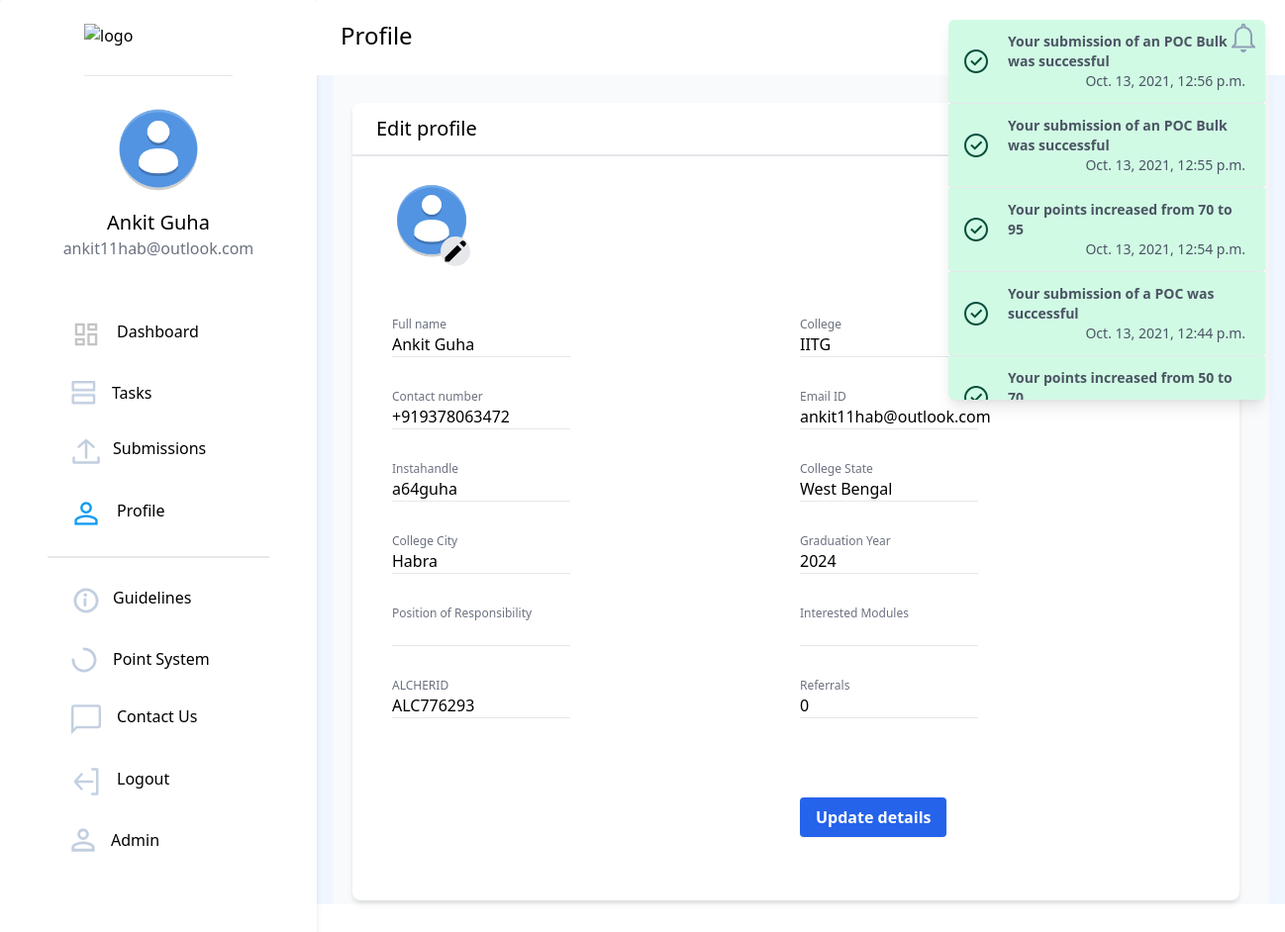
/users/profile/ (signed in), run on the app's committed database.
### users/models.py (models this page shows, shortened)
class NewUser(AbstractBaseUser, PermissionsMixin):
    id = models.SlugField(primary_key=True, default=uuid.uuid4)
    alcherid = models.CharField(
        max_length=9, blank=True, unique=True, default=create_new_ref_number)
    img = models.ImageField(
        upload_to="image-uploads/", default='image-uploads/user.png')
    email = models.EmailField(_('email address'), unique=True)
    username = models.CharField(max_length=150, unique=False, default="user")
    firstname = models.CharField(max_length=150, blank=True)
    phone = PhoneNumberField(unique=False, blank=True)
    graduation_year = models.CharField(max_length=200, unique=False)
    college_state = models.CharField(max_length=200, unique=False)
    college_city = models.CharField(max_length=200, unique=False)
    college_name = models.CharField(max_length=200, unique=False)
    position_of_responsibility = models.CharField(
        max_length=200, unique=False, blank=True)
    interested_modules = models.CharField(
        max_length=200, unique=False, blank=True)
    referred_by = models.CharField(
        max_length=9, blank=True)
    referrals = models.IntegerField(default=0)
    date_joined = models.DateTimeField(default=timezone.now)
    provider = models.CharField(max_length=200, unique=False, default="email")
    about = models.TextField(_('about'), max_length=500, blank=True)
    is_staff = models.BooleanField(default=False)
    is_active = models.BooleanField(default=False)
    objects = CustomAccountManager()
    points = models.IntegerField(default=50)
    tasks = models.IntegerField(default=0)
    instahandle = models.CharField(
        max_length=200, blank=True, null=True, unique=True, )
    USERNAME_FIELD = 'email'
    REQUIRED_FIELDS = ['firstname']

### dashboard/models.py (models this page shows, shortened)
class Notifications(models.Model):
    TYPECHOICES = [
        ('Success', 'Success'),
        ('Warning', 'Warning'),
        ('Info', 'Info'),
    ]
    id = models.SlugField(primary_key=True, default=uuid.uuid4)
    message = models.CharField(max_length=200)
    user = models.ForeignKey(
        'users.NewUser', default=None, null=True,blank=True, on_delete=models.CASCADE)
    created_on = models.DateTimeField(default=timezone.now)
    type = models.CharField(max_length=200,choices=TYPECHOICES)
    isread=models.BooleanField(default=False)

### users/views.py (the view)
# urls.py: path('profile/', user_views.profile, name='profile'),
@login_required
def profile(request):
    isread = True
    notification_list = Notifications.objects.filter(
        Q(user=request.user) | Q(user=None)).order_by('-created_on')
    if request.method == 'POST':
        u_form = UserUpdateForm(
            request.POST, request.FILES, instance=request.user)
        if u_form.is_valid():
            u_form.save()
            messages.success(request, f'Your Profile has been updated!')
            return redirect('profile')
        print(u_form.errors)
    else:
        u_form = UserUpdateForm(instance=request.user)
        isread = True
        notification_list = Notifications.objects.filter(
        Q(user=request.user) | Q(user=None)).order_by('-created_on')
        for notif in notification_list:
            if not notif.isread:
                isread = False
                break
    return render(request, 'users/profile.html', {'heading': 'Profile', 'u_form': u_form, 'notification_list': notification_list, 'isread': isread})

### templates/users/profile.html (shortened to what this page needs)
{% extends '../basic.html'%}
{% block body %}
<body>
	<div class="bg-blue-50 flex">
		{% include "../navbar.html" %}
		<div class="flex">
			<div class="flex-grow">
				{% include "users/profile_update.html" %}
			</div>
		</div>
	</div>
	</div>
</body>
{%endblock%}

### templates/navbar.html (shortened to what this page needs)
{% load static %}
<nav class="hidden sm:block bg-white h-screen w-80 border-gray-400 rounded">
    <div class="flex flex-col justify-center bg-white w-80 border-gray-400 rounded shadow-md px-12">
        <a href="/"><img src="https://i.ibb.co/28C2v0b/image.png" class="mt-6 mx-auto pb-3 border-b" width="150px"
                height="40px" alt="logo" border="0" /></a>
        <div class="flex flex-col justify-center my-7">
            <img src="{{request.user.img.url}}" width="90px" alt="profile pic" border="0"
                class="mx-auto rounded-full" />
            <div class="pt-4 font-medium text-xl text-center">{{request.user.firstname}}</div>
            <div class="text-gray-500 text-base font-normal text-center">{{request.user.email}}</div>
        </div>
        <div class="elements pt-2 mt-2 mb-28 flex flex-col justify-center">
            <a href="{% url 'dashboard_page' %}"
                class="rounded-full flex flex-nowrap py-4 pl-6 w-60 hover:border-0 hover:bg-gray-100 hover:no-underline">
                {% if heading == 'Dashboard' %}
                <img src="{% static 'icons/dashboard-active.png' %}" />
                {% else %}
                <img src="{% static 'icons/dashboard.png' %}" />
                {% endif %}
                <p class="pl-4 hover:no-underline">Dashboard</p>
            </a>
            <a href="{% url 'tasks' %}"
                class="rounded-full flex flex-nowrap py-4 pl-6 w-60 hover:border-0 hover:bg-gray-100 hover:no-underline">
                {% if heading == 'Tasks' %}
                <img src="{% static 'icons/tasks-active.png' %}" />
                {% else %}
                <img src="{% static 'icons/tasks.png' %}" />
                {% endif %}
                <p class="pl-4 hover:no-underline">Tasks</p>
            </a>
            <a href="{% url 'submissionhome' %}"
                class="rounded-full flex flex-nowrap py-4 w-60 pl-6 hover:border-0 hover:bg-gray-100 hover:no-underline">
                {% if heading == 'Submissions' %}
                <img src="{% static 'icons/submission-active.png' %}" />
                {% else %}
                <img src="{% static 'icons/submission.png' %}" />
                {% endif %}
                <p class="pl-3 no-underline">Submissions</p>
            </a>
            <a href="{% url 'profile' %}"
                class="rounded-full flex flex-nowrap py-4 w-60 pl-6 hover:border-0 hover:bg-gray-100 mb-3 hover:no-underline"
                style="cursor:pointer;">
                {% if heading == 'Profile' %}
                <img src="{% static 'icons/profile-active.png' %}" />
                {% else %}
                <img src="{% static 'icons/profile.png' %}" />
                {% endif %}
                <p class="pl-4 no-underline">Profile</p>
            </a>
            <hr class="border bg-gray-200" />
            <a href=""
                class="rounded-full flex flex-nowrap py-4 w-60 pl-6 hover:border-0 hover:bg-gray-100 hover:no-underline mt-3">
                <p class="pl-3 no-underline">Guidelines</p>
            </a>
            <a href="{% static 'pdfs/scoring.pdf' %}" target = "_blank"
                class="rounded-full flex flex-nowrap py-4 w-60 pl-6 hover:border-0 hover:bg-gray-100 hover:no-underline">
                <p class="pl-4 no-underline">Point System</p>
            </a>
            <a href="{% url 'contactus' %}"
                class="rounded-full flex flex-nowrap py-4 w-60 pl-6 hover:border-0 hover:bg-gray-100 hover:no-underline">
                {% if heading == 'Contact us' %}
                <img src="{% static 'icons/contactus-active.png' %}" />
                {% else %}
                <img src="{% static 'icons/contactus.png' %}" />
                {% endif %}
                <p class="pl-4 no-underline">Contact Us</p>
            </a>
            <a href="{% url 'logout' %}"
                class="side rounded-full flex flex-nowrap py-4 pl-6 w-60 hover:border-0 hover:bg-gray-100 hover:no-underline">
                <p class="pl-4 no-underline">Logout</p>
            </a>
            {% if request.user.is_staff %}
            <a href="/admin"
                class="rounded-full flex flex-nowrap py-4 w-60 pl-6 hover:border-0 hover:bg-gray-100 mb-3 hover:no-underline"
                style="cursor:pointer;">
                <p class="pl-4 no-underline">Admin</p>
            </a>
            {%endif%}
        </div>
    </div>
</nav>
<div class="mx-4 flex-grow" x-data="{ dropdownOpen: false }">
    <nav class=" px-6 py-5 flex justify-between bg-white sm:bg-none -mx-4 mx-0">
        <a class=" font-medium text-2xl ">{{ heading }}</a>
        {%include 'navbarnotifications.html'%}
    </nav>

### templates/navbarnotifications.html (shortened to what this page needs)
{% load static %}
<button @click="dropdownOpen = !dropdownOpen" id="notif_unread" style="z-index:100;">
    {% if isread %}
    <img src="{% static 'icons/notifications-read.png' %}" id="notif_unread_img"/>
    {% else %}
    <img src="{% static 'icons/notifications-unread.png' %}" id="notif_unread_img"/>
    {% endif %}
</button>
<div x-show="dropdownOpen" @click="dropdownOpen = false" class="fixed inset-0 h-full w-full z-10"></div>
<div x-show="dropdownOpen" class="absolute right-0 bg-white rounded-md shadow-lg overflow-y-scroll max-h-96 z-20 lg:mx-5"
    style="width:20rem;" id="dropdown" style="display:none;">
    {% for notification in notification_list %}
    {% if notification.type == 'Info' %}
    <div>
        <a class="flex items-center px-4 py-3 border-b hover:bg-blue-300 bg-blue-100 rounded-b text-blue-900">
            <div class="py-1"><svg class="fill-current h-6 w-6 text-teal-500 mr-4" xmlns="http://www.w3.org/2000/svg"
                    viewBox="0 0 20 20">
                    <path
                        d="M2.93 17.07A10 10 0 1 1 17.07 2.93 10 10 0 0 1 2.93 17.07zm12.73-1.41A8 8 0 1 0 4.34 4.34a8 8 0 0 0 11.32 11.32zM9 11V9h2v6H9v-4zm0-6h2v2H9V5z" />
                </svg>
            </div>
            <p class="text-gray-600 text-sm mx-1 flex-grow">
                <span class="font-bold" href="#">{{notification.message}}</span>
                <br /><span class="font-thin float-right" href="#">{{notification.created_on}}</span>
            </p>
        </a>
    </div>
    {% elif notification.type == 'Success' %}
    <div>
        <a class="flex items-center px-4 py-3 border-b hover:bg-green-300 bg-green-100 rounded-b text-green-900">
            <div class="py-1">
            </div>
            <div class="text-gray-600 text-sm mx-1 flex-grow">
                <span class="font-bold" href="#">{{notification.message}}</span>
                <br /><span class="font-thin float-right" href="#">{{notification.created_on}}</span>
            </div>
        </a>
    </div>
    {% endif %}
    {% endfor %}
</div>

### templates/users/profile_update.html (shortened to what this page needs)
<div class="bg-white flex bg-gray-50 flex-grow">
    <div class="mx-4 flex-grow">
        <br>
        <div class="flex m-1">
            <div class=" bg-white max-w-4xl rounded-lg w-screen shadow-md">
                <div >
                    <div class="py-3 pl-6  text-xl border-b-2 font-normal">Edit profile</div>
                    <br>
                    <div class="mx-10">
                        <div class="container">
                            <img src="{{request.user.img.url}}" width="80px" id="dp-set"class="justify-self-start"
                                alt="profile pic" border="0" class="mx-auto" style="border-radius:9999px;" />
                            <button class="mx-6 bg-gray-200 rounded-full border-black" onclick="dpupload()" style = "transform:translate(30px,-18px) scale(1.5,1.5)">
                                <svg xmlns="http://www.w3.org/2000/svg" class="h-5 w-5" viewBox="0 0 20 20"
                                    fill="currentColor">
                                    <path
                                        d="M13.586 3.586a2 2 0 112.828 2.828l-.793.793-2.828-2.828.793-.793zM11.379 5.793L3 14.172V17h2.828l8.38-8.379-2.83-2.828z" />
                                </svg>
                            </button>
                        </div>
                        <form method="POST" enctype="multipart/form-data" class="grid grid-cols-2 gap-2 place-content-end md:place-content-center">{% csrf_token %}
                        <br>
                            <div>
                                <div class="font-medium text-xs text-gray-500 text-left">Full name</div>
                                {{ u_form.firstname }}
                                <hr style = "width: 180px">
                            </div>
                            <div>
                                <div class="font-medium text-xs text-gray-500 text-left ">College</div>
                                {{ u_form.college_name }}
                                <hr style = "width: 180px">
                            </div>
                            <div>
                                <div class="pt-6 font-medium text-xs text-gray-500 text-left">Contact number</div>
                                {{ u_form.phone }}
                                <hr style = "width: 180px">
                            </div>
                            <div>
                                <div class="pt-6 font-medium text-xs text-gray-500 text-left">Email ID</div>
                                {{ request.user.email }}
                                <hr style = "width: 180px">
                            </div>
                            <div>
                                <div class="pt-6 font-medium text-xs text-gray-500 text-left">Instahandle</div>
                                {{  u_form.instahandle }}
                                <hr style = "width: 180px">
                            </div>
                            <div>
                                <div class="pt-6 font-medium text-xs text-gray-500 text-left">College State</div>
                                {{ u_form.college_state }}
                                <hr style = "width: 180px">
                            </div>
                            <div>
                                <div class="pt-6 font-medium text-xs text-gray-500 text-left">College City</div>
                                {{ u_form.college_city }}
                                <hr style = "width: 180px">
                            </div>
                            <div>
                                <div class="pt-6 font-medium text-xs text-gray-500 text-left">Graduation Year
                                </div>
                                {{ u_form.graduation_year }}
                                <hr style = "width: 180px">
                            </div>
                            <div>
                                <div class="pt-6 font-medium text-xs text-gray-500 text-left">Position of Responsibility
                                </div>
                                {{ u_form.position_of_responsibility }}
                                <hr style = "width: 180px">
                            </div>
                            <div>
                                <div class="pt-6 font-medium text-xs text-gray-500 text-left">Interested Modules
                                </div>
                                {{ u_form.interested_modules }}
                                <hr style = "width: 180px">
                            </div>
                            <div>
                                <div class="pt-6 font-medium text-xs text-gray-500 text-left">ALCHERID
                                </div>
                                {{ request.user.alcherid }}
                                <hr style = "width: 180px">
                            </div>
                            <div>
                                <div class="pt-6 font-medium text-xs text-gray-500 text-left">Referrals
                                </div>
                                {{ request.user.referrals }}
                                <hr style = "width: 180px">
                            </div>
                            <br/>
                            <ul class="errorlist" style="color:red">
                            </ul>
                            <br/>
                            <div class="py-10 submit">
                                <input type="submit"
                                    class="bg-blue-600 hover:bg-blue-700 text-white inline-block py-2 px-4 rounded shadow-sm font-semibold text-base" value="Update details" />
                            </div>
                        </form>
                        <br>
                    </div>
                </div>
            </div>

### data on the page
NewUser: user.img (placeholder picture), user.firstname "Ankit Guha", user.email "ankit11hab@outlook.com", firstname "Ankit Guha", college_name "IITG", phone "+919378063472", instahandle "a64guha", college_state "West Bengal", college_city "Habra", graduation_year "2024", user.alcherid "ALC776293", user.referrals "0"
Notifications: message "Your submission of an POC Bulk was successful", created_on "Oct. 13, 2021, 12:56 p.m."
Notifications: message "Your submission of an POC Bulk was successful", created_on "Oct. 13, 2021, 12:55 p.m."
Notifications: message "Your points increased from 70 to 95", created_on "Oct. 13, 2021, 12:54 p.m."
Notifications: message "Your submission of a POC was successful", created_on "Oct. 13, 2021, 12:44 p.m."
Notifications: message "Your points increased from 50 to…"

### other printed values
{{ heading }} "Profile"
